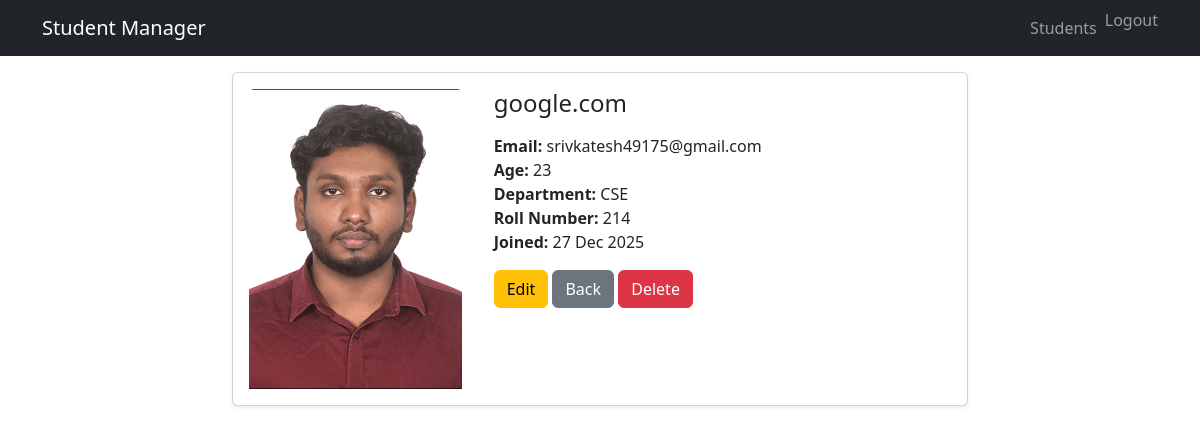
The app's page /students/4/ (signed in) with its own data.
### core/models.py (models this page shows, shortened)
class Student(models.Model):
    DEPARTMENT_CHOICES = [
        ('CSE', 'Computer Science'),
        ('ECE', 'Electronics'),
        ('EEE', 'Electrical'),
        ('ME', 'Mechanical'),
        ('CE', 'Civil'),
    ]
    name = models.CharField(max_length=100)
    email = models.EmailField(unique=True)
    age = models.IntegerField(
        validators=[MinValueValidator(1)]
    )
    roll_number = models.CharField(max_length=20)
    department = models.CharField(max_length=100, choices=DEPARTMENT_CHOICES)
    year = models.IntegerField()
    image = models.ImageField(upload_to='students/', blank=True, null=True)
    created_at = models.DateTimeField(auto_now_add=True)

### core/views.py (the view)
# urls.py: path('students/<int:pk>/', views.student_detail, name='student_detail'),
@login_required
def student_detail(request, pk):
    student = get_object_or_404(Student,pk=pk)
    return render(request, 'core/student_detail.html', {'student':student})

### templates/core/student_detail.html (shortened to what this page needs)
{% extends 'core/base.html' %}
{% block content %}
<div class="row justify-content-center">
    <div class="col-md-8">
        <div class="card shadow-sm">
            <div class="row g-0">
                <div class="col-md-4 text-center p-3">
                    {% if student.image %}
                        <img src="{{ student.image.url }}" class="card-img-top" style="height: 300px; object-fit: cover;">
                    {% else %}
                        <img src="https://via.placeholder.com/200x200?text=No+Image"
                                class="img-fluid rounded"
                                alt="No image">
                    {% endif %}
                </div>
                <div class="col-md-8">
                    <div class="card-body">
                        <h4 class="card-title mb-3">{{ student.name }}</h4>
                        <p class="card-text">
                            <strong>Email:</strong> {{ student.email }} <br>
                            <strong>Age:</strong> {{ student.age }} <br>
                            <strong>Department:</strong> {{ student.department }} <br>
                            <strong>Roll Number:</strong> {{ student.roll_number }} <br>
                            <strong>Joined:</strong> {{ student.created_at|date:"d M Y" }}
                        </p>
                        <div class="mt-3">
                            <a href="{% url 'student_update' student.id %}" class="btn btn-warning">
                                Edit
                            </a>
                            <a href="{% url 'student_list' %}" class="btn btn-secondary">
                                Back
                            </a>
                            <button type="button"
                                    class="btn btn-danger btn-m"
                                    data-bs-toggle="modal"
                                    data-bs-target="#deleteModal">
                                Delete
                            </button>
                        </div>
                    </div>
                </div>
            </div>
        </div>
    </div>
</div>
{% endblock %}

### records on screen
Student: image (picture), name "google.com", email "srivkatesh49175@gmail.com", age "23", department "CSE", roll_number "214", created_at "27 Dec 2025"
